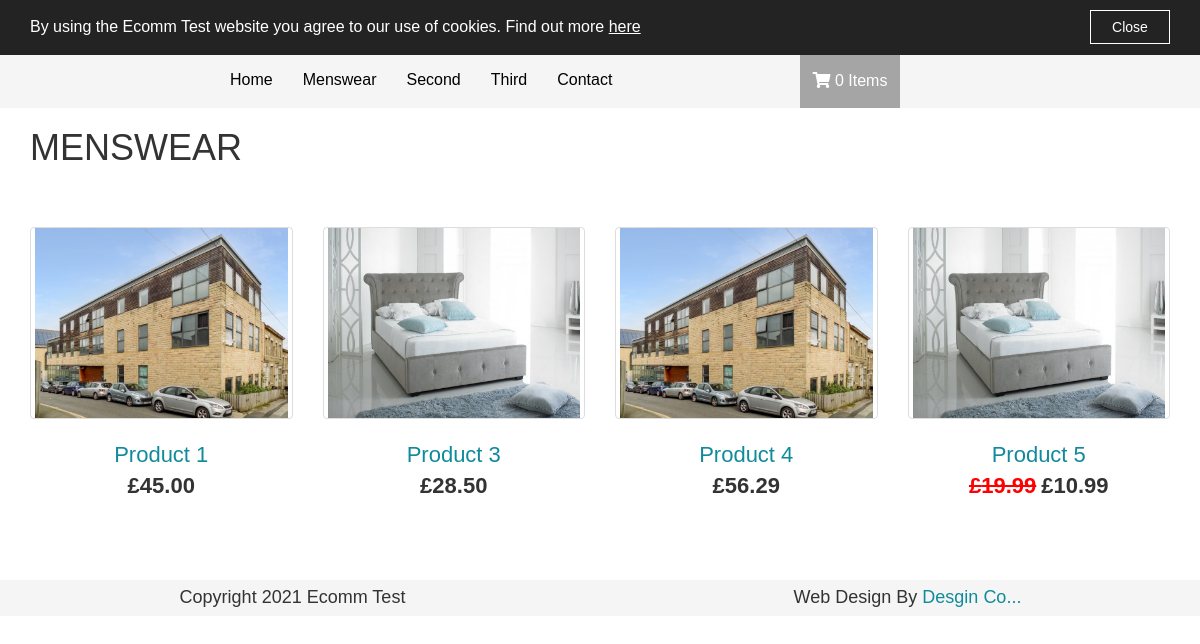
/products/menswear, run on the app's committed database.
### tables this page shows
CREATE TABLE IF NOT EXISTS `categories` (
  `id` int(11) NOT NULL,
  `title` varchar(255) NOT NULL,
  `seo_url` varchar(50) NOT NULL,
  `meta_description` text,
  `ext` varchar(255) DEFAULT NULL,
  `created_at` datetime NOT NULL,
  `updated_at` datetime NOT NULL,
  `deleted_at` datetime DEFAULT NULL
);

CREATE TABLE IF NOT EXISTS `products` (
  `id` int(11) NOT NULL,
  `category_id` varchar(255) DEFAULT NULL,
  `sub_category_id` varchar(255) DEFAULT NULL,
  `title` varchar(255) DEFAULT NULL,
  `seo_url` varchar(100) DEFAULT NULL,
  `price` decimal(10,2) DEFAULT NULL,
  `qty_available` int(11) DEFAULT '10',
  `special_offer_price` decimal(10,2) DEFAULT NULL,
  `description` text,
  `attributes` varchar(255) DEFAULT NULL,
  `best_seller` int(11) NOT NULL DEFAULT '0',
  `featured` int(11) NOT NULL DEFAULT '0',
  `meta_description` text,
  `weight` decimal(10,2) DEFAULT NULL,
  `product_code` varchar(255) DEFAULT NULL,
  `cross_sell_ids` varchar(255) DEFAULT NULL,
  `sort_order` decimal(10,2) DEFAULT NULL,
  `sale` int(11) NOT NULL DEFAULT '0',
  `new` int(11) NOT NULL DEFAULT '0',
  `created_at` datetime NOT NULL,
  `updated_at` datetime NOT NULL,
  `deleted_at` datetime DEFAULT NULL,
  `barcode` varchar(255) DEFAULT NULL
);

### includes/config.php (called while the page is built, shortened)
<?php
$cartObj = new App\Cart;
$productObj = new App\Product;
$categoryObj = new App\Category;
$productImageObj = new App\ProductImage;
$slug = explode('/', $_SERVER['REQUEST_URI']);
$slug = $slug[count($slug)-1];

### app/Helpers/Db.php (called while the page is built, shortened)
<?php
class Db
{
    public static function conn()
    {
    $connect = false;
		$options = array(
			PDO::ATTR_PERSISTENT => true,
			PDO::ATTR_ERRMODE => PDO::ERRMODE_EXCEPTION
		);
	try{
	$connect = new PDO("mysql:host=".HOST.";dbname=".DATABASE, USERNAME, PASSWORD, $options);
	} catch(PDOException $e){
	print $e->getMessage();
	}
    return $connect;
    }
}

### app/ObjectModel.php (called while the page is built, shortened)
<?php
abstract class ObjectModel
{
    protected $table;
    public function execute($query, array $array)
    {
	$query = Db::conn()->prepare($query);
	$query->execute($array);
	return $query->fetchAll(PDO::FETCH_OBJ);
    }
    public function getRowByField($field, $string)
    {
	$query = Db::conn()->prepare(' SELECT * FROM `' . $this->table . '` WHERE `' . $field . '` =  ? ');
	$query->execute(array($string));
	return $query->fetch(PDO::FETCH_OBJ);
    }
    public function getRowByFieldNotDeleted($field, $string)
    {
	$query = Db::conn()->prepare(' SELECT * FROM `' . $this->table . '` WHERE `' . $field . '` =  ? AND deleted_at IS NULL ');
	$query->execute(array($string));
	return $query->fetch(PDO::FETCH_OBJ);
    }
}

### app/Category.php (called while the page is built, shortened)
<?php
class Category extends ObjectModel
{
  public function getAll2()
    {
      return $this->execute('SELECT * FROM categories WHERE deleted_at IS NULL ORDER BY id ASC', [] );
    }
}

### app/Hashids/Hashids.php (called while the page is built, shortened)
<?php
class Hashids implements HashGenerator {
	private $_alphabet = 'abcdefghijklmnopqrstuvwxyzABCDEFGHIJKLMNOPQRSTUVWXYZ1234567890';
	private $_seps = 'cfhistuCFHISTU';
	public function __construct($salt = '', $min_hash_length = 0, $alphabet = '') {
		$this->_salt = $salt;
		$alphabet_array = str_split($this->_alphabet);
		$seps_array = str_split($this->_seps);
		$this->_seps = implode('', array_intersect($alphabet_array, $seps_array));
		$this->_alphabet = implode('', array_diff($alphabet_array, $seps_array));
		$this->_seps = $this->_consistent_shuffle($this->_seps, $this->_salt);
		$this->_alphabet = $this->_consistent_shuffle($this->_alphabet, $this->_salt);
		$guard_count = (int)ceil(strlen($this->_alphabet) / self::GUARD_DIV);
		if (strlen($this->_alphabet) < 3) {
			$this->_guards = substr($this->_seps, 0, $guard_count);
			$this->_seps = substr($this->_seps, $guard_count);
		} else {
			$this->_alphabet = substr($this->_alphabet, $guard_count);
		}
	}
	private function _consistent_shuffle($alphabet, $salt) {
		for ($i = strlen($alphabet) - 1, $v = 0, $p = 0; $i > 0; $i--, $v++) {
			$v %= strlen($salt);
			$p += $int = ord($salt[$v]);
			$j = ($int + $v + $p) % $i;
			$temp = $alphabet[$j];
			$alphabet[$j] = $alphabet[$i];
			$alphabet[$i] = $temp;
		}
		return $alphabet;
	}
}

### app/PromoCode.php (called while the page is built, shortened)
<?php
class PromoCode extends ObjectModel
{
    public function __construct()
    {
	$this->user = new User;
    }
}

### app/User.php (called while the page is built, shortened)
<?php
class User extends ObjectModel
{
    public function uniqueId()
    {
	if( isset($_COOKIE['unique']) && !empty($_COOKIE['unique']) && $_COOKIE['unique'] != '' ){
		return $_COOKIE['unique'];
	} elseif( isset($_SESSION[SESSION.'unique']) && !empty($_SESSION[SESSION.'unique']) && $_SESSION[SESSION.'unique'] != '' ){
		return $_SESSION[SESSION.'unique'];
	} else {
		return false;
	}
    }
}

### app/Cart.php (called while the page is built, shortened)
<?php
class Cart extends ObjectModel
{
    protected $uniqueID;
    public function __construct()
    {
	$this->user = new User;
    }
    public function getAll()
    {
	return $this->execute("SELECT *, cart.id AS cart_id FROM cart
					LEFT JOIN products ON products.id = cart.product_id
					WHERE cart.unique_id = ? AND cart.quantity > '0' AND cart.deleted_at IS NULL ", [$this->uniqueID] );
    }
  public function countItems123()
  {
    $total = 0;
    foreach($this->getAll() as $row){
      $total = $total + $row->quantity;
    }
    return $total;
  }
}

### app/Product.php (called while the page is built, shortened)
<?php
class Product extends ObjectModel{
    public function getAllByCategory($category_id)
    {
	return $this->execute("SELECT title, id, price, special_offer_price, seo_url FROM products WHERE
					category_id LIKE ? AND products.deleted_at IS NULL AND products.qty_available > 0 ", ["%\"".$category_id."\"%"] );
    }
}

### product-list.php (the view)
<?php
  $query = $productObj->getAllByCategory($row->id);
  require('header.php');
?>
<div class="container">
  <h1><?= strtoupper($row->title) ?></h1>
</div>
<div class="container">
  <div class="row">
    <?php foreach($query as $row){
        $image = $productImageObj->getRowByFieldNotDeleted('product_id', $row->id);?>
        <div class="col-md-3 col-sm-3 col-xs-6">
            <div class="same-height item thumbnail mb-0 mt-50 pt-0 pb-0">
                  <a href="<?= DOMAIN ?>/product/<?= $row->seo_url ?>">
                    <img style="width:100%" src="<?= DOMAIN ?>/product-images/<?= $image->id ?>.<?= $image->ext ?>" alt="<?= $image->alt ?>"/>
                  </a>
            </div>
            <a href="<?= DOMAIN ?>/product/<?= $row->seo_url ?>">
                <p style="text-align:center;margin-top:20px;padding-bottom:0px;margin-bottom:0px;font-size:22px;">
                  <?= $row->title ?>
                </p>
            </a>
            <p style="text-align:center;font-weight:700;padding-top:0px;margin-top:0px;font-size:22px;">
                <?php if($row->special_offer_price){
                  echo '<span style="color:red;padding-right:5px;"><strike>£'.$row->price.'</strike></span>£'.$row->special_offer_price;
                }else{
                  echo '£'.$row->price;
                } ?>
            </p>
        </div>
    <?php } ?>
  </div>
</div>
<?php
require('footer.php');
?>

### header.php (shortened to what this page needs)
<!DOCTYPE HTML>
<head>
<link rel="stylesheet" type="text/css" href="<?= DOMAIN ?>/css/bootstrap.css" />
<link rel="stylesheet" type="text/css" href="<?= DOMAIN ?>/css/margins.css" />
<link rel="stylesheet" type="text/css" href="<?= DOMAIN ?>/css/styles.css" />
<link rel="stylesheet" href="https://use.fontawesome.com/releases/v5.0.10/css/all.css">
</head>
<body>
	<?php require __DIR__.'/includes/cookies.php'; ?>
<div class="container-fluid" style="background-color:#f5f5f5">
  <div class="row">
		<div class="col-md-2">
		</div>
		<div class="col-md-6 col-xs-10">
			<div id="navbar">
		    <ul class="nav navbar-nav">
		      <li>
		        <a style="color:black;" href="<?= DOMAIN ?>/index.php">Home</a>
		      </li>
		          <?php foreach ($categoryObj->getAll2() as $category ){ ?>
								<li>
									<a style="color:black;" href="<?= DOMAIN ?>/products/<?= $category->seo_url ?>"> <?= ($category->title) ?> </a>
								</li>
							<?php } ?>
		      <li>
		        <a style="color:black;" href="<?= DOMAIN ?>/contact.php">Contact</a>
		      </li>
		    </ul>
		  </div>
		</div>
		<a style="color:white;" href="<?= DOMAIN ?>/basket.php">
			<div class="col-md-1 col-xs-2" style="padding:15px 0px 15px 0px;text-align:right; background-color:#a5a5a5; color:white; text-align:center;">
				<span><i class="fa fa-shopping-cart"></i> <?= $cartObj->countItems123() ?> Items</span>
			</div>
		</a>
	</div>
</div>

### css/margins.css (style rules this page uses)
.mb-0 { margin-bottom:0px }
.pt-0 { padding-top:0px }
.pb-0 { padding-bottom:0px }
.mt-50 { margin-top:50px }

### css/styles.css (style rules this page uses)
body { font-size:16px; font-family:calibri, arial; }
a { color:#108B9A }

### data on the page
categories: title "Menswear", title "MENSWEAR"
categories: title "Second"
categories: title "Third"
products: title "Product 1", price "45.00"
products: title "Product 3", price "28.50"
products: title "Product 4", price "56.29"
products: title "Product 5", price "19.99", special_offer_price "10.99"

### other printed values
COMPANY_NAME "Ecomm Test"
$cartObj->countItems123() "0"
